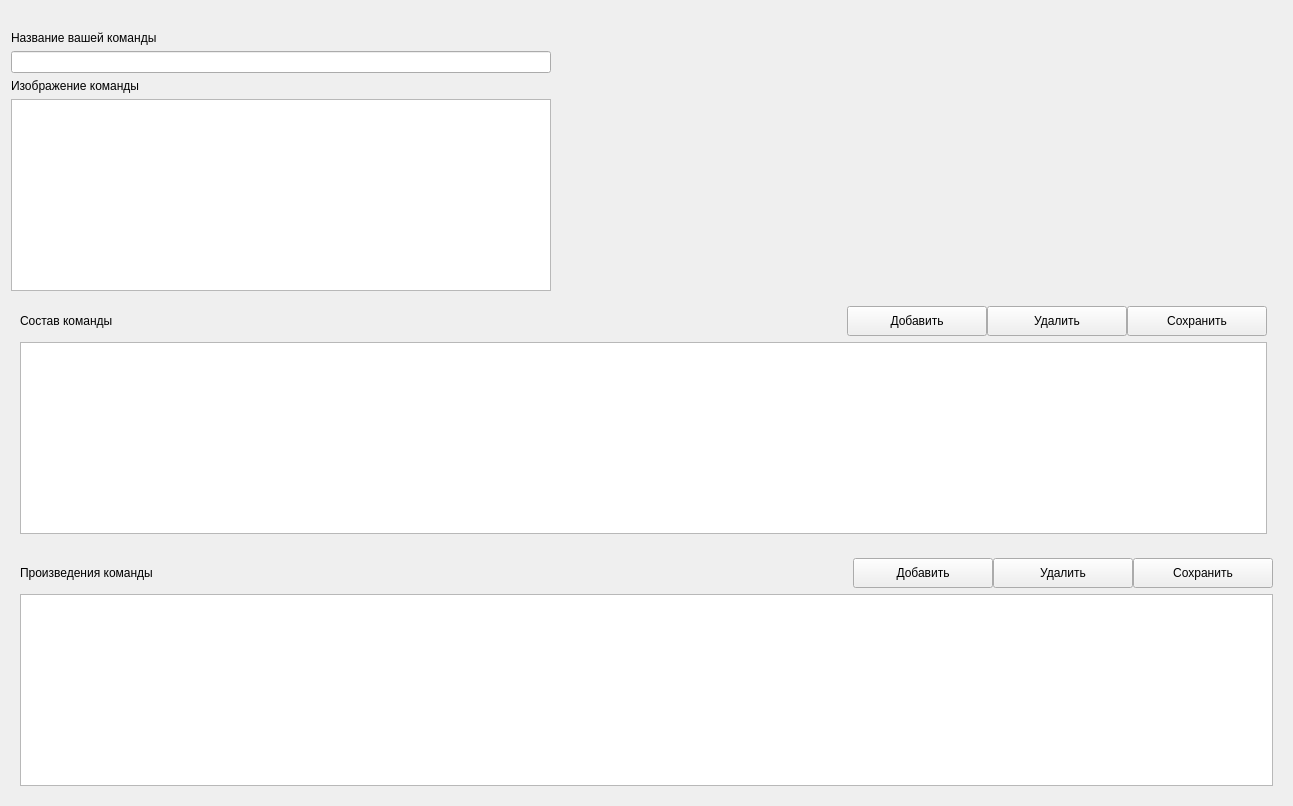
          <widget class="QWidget" name="pageAccount">
           <layout class="QGridLayout" name="gridLayout_52">
            <item row="9" column="0" colspan="2">
             <widget class="QWidget" name="widget_34" native="true">
              <layout class="QGridLayout" name="gridLayout_51">
               <item row="0" column="0">
                <widget class="QWidget" name="widget_35" native="true">
                 <layout class="QHBoxLayout" name="horizontalLayout_26">
                  <property name="spacing">
                   <number>0</number>
                  </property>
                  <property name="leftMargin">
                   <number>0</number>
                  </property>
                  <property name="topMargin">
                   <number>0</number>
                  </property>
                  <property name="rightMargin">
                   <number>0</number>
                  </property>
                  <property name="bottomMargin">
                   <number>0</number>
                  </property>
                  <item>
                   <widget class="QLabel" name="label_93">
                    <property name="text">
                     <string>Произведения команды</string>
                    </property>
                   </widget>
                  </item>
                  <item>
                   <spacer name="horizontalSpacer_52">
                    <property name="orientation">
                     <enum>Qt::Horizontal</enum>
                    </property>
                    <property name="sizeHint" stdset="0">
                     <size>
                      <width>700</width>
                      <height>20</height>
                     </size>
                    </property>
                   </spacer>
                  </item>
                  <item>
                   <widget class="QPushButton" name="addTitleTeamBtn">
                    <property name="minimumSize">
                     <size>
                      <width>140</width>
                      <height>30</height>
                     </size>
                    </property>
                    <property name="maximumSize">
                     <size>
                      <width>140</width>
                      <height>30</height>
                     </size>
                    </property>
                    <property name="text">
                     <string>Добавить</string>
                    </property>
                    <property name="icon">
                     <iconset resource="resource.qrc">
                      <normaloff>:/icon/icon/free-icon-add-7222864.png</normaloff>:/icon/icon/free-icon-add-7222864.png</iconset>
                    </property>
                    <property name="iconSize">
                     <size>
                      <width>20</width>
                      <height>20</height>
                     </size>
                    </property>
                   </widget>
                  </item>
                  <item>
                   <widget class="QPushButton" name="deleteTitleTeamBtn">
                    <property name="minimumSize">
                     <size>
                      <width>140</width>
                      <height>30</height>
                     </size>
                    </property>
                    <property name="maximumSize">
                     <size>
                      <width>140</width>
                      <height>30</height>
                     </size>
                    </property>
                    <property name="text">
                     <string>Удалить</string>
                    </property>
                    <property name="icon">
                     <iconset resource="resource.qrc">
                      <normaloff>:/icon/icon/free-icon-minus-button-4315581 копия.png</normaloff>:/icon/icon/free-icon-minus-button-4315581 копия.png</iconset>
                    </property>
                    <property name="iconSize">
                     <size>
                      <width>20</width>
                      <height>20</height>
                     </size>
                    </property>
                   </widget>
                  </item>
                  <item>
                   <widget class="QPushButton" name="saveTitleTeamBtn">
                    <property name="minimumSize">
                     <size>
                      <width>140</width>
                      <height>30</height>
                     </size>
                    </property>
                    <property name="maximumSize">
                     <size>
                      <width>140</width>
                      <height>30</height>
                     </size>
                    </property>
                    <property name="text">
                     <string>Сохранить</string>
                    </property>
                    <property name="icon">
                     <iconset resource="resource.qrc">
                      <normaloff>:/icon/icon/free-icon-check-mark-8370918.png</normaloff>:/icon/icon/free-icon-check-mark-8370918.png</iconset>
                    </property>
                    <property name="iconSize">
                     <size>
                      <width>20</width>
                      <height>20</height>
                     </size>
                    </property>
                   </widget>
                  </item>
                 </layout>
                </widget>
               </item>
               <item row="1" column="0">
                <widget class="QTableView" name="tableTitleAcc"/>
               </item>
              </layout>
             </widget>
            </item>
            <item row="2" column="0" colspan="2">
             <widget class="QLineEdit" name="nameCrewAcc">
              <property name="minimumSize">
               <size>
                <width>540</width>
                <height>0</height>
               </size>
              </property>
              <property name="maximumSize">
               <size>
                <width>540</width>
                <height>16777215</height>
               </size>
              </property>
             </widget>
            </item>
            <item row="1" column="0">
             <widget class="QLabel" name="label_91">
              <property name="text">
               <string>Название вашей команды</string>
              </property>
             </widget>
            </item>
            <item row="4" column="0" colspan="2">
             <widget class="QTextEdit" name="imageCrewAcc">
              <property name="minimumSize">
               <size>
                <width>540</width>
                <height>0</height>
               </size>
              </property>
              <property name="maximumSize">
               <size>
                <width>540</width>
                <height>16777215</height>
               </size>
              </property>
             </widget>
            </item>
            <item row="3" column="0">
             <widget class="QLabel" name="label_92">
              <property name="text">
               <string>Изображение команды</string>
              </property>
             </widget>
            </item>
            <item row="0" column="0" colspan="2">
             <widget class="QLabel" name="userNameAcc">
              <property name="text">
               <string/>
              </property>
             </widget>
            </item>
            <item row="6" column="0">
             <widget class="QWidget" name="widget_32" native="true">
              <layout class="QGridLayout" name="gridLayout_7">
               <item row="1" column="0">
                <widget class="QWidget" name="widget_33" native="true">
                 <layout class="QHBoxLayout" name="horizontalLayout_25">
                  <property name="spacing">
                   <number>0</number>
                  </property>
                  <property name="leftMargin">
                   <number>0</number>
                  </property>
                  <property name="topMargin">
                   <number>0</number>
                  </property>
                  <property name="rightMargin">
                   <number>0</number>
                  </property>
                  <property name="bottomMargin">
                   <number>0</number>
                  </property>
                  <item>
                   <widget class="QLabel" name="label_8">
                    <property name="text">
                     <string>Состав команды</string>
                    </property>
                   </widget>
                  </item>
                  <item>
                   <spacer name="horizontalSpacer_51">
                    <property name="orientation">
                     <enum>Qt::Horizontal</enum>
                    </property>
                    <property name="sizeHint" stdset="0">
                     <size>
                      <width>691</width>
                      <height>20</height>
                     </size>
                    </property>
                   </spacer>
                  </item>
                  <item>
                   <widget class="QPushButton" name="addTeamBtn">
                    <property name="minimumSize">
                     <size>
                      <width>140</width>
                      <height>30</height>
                     </size>
                    </property>
                    <property name="maximumSize">
                     <size>
                      <width>140</width>
                      <height>30</height>
                     </size>
                    </property>
                    <property name="text">
                     <string>Добавить</string>
                    </property>
                    <property name="icon">
                     <iconset resource="resource.qrc">
                      <normaloff>:/icon/icon/free-icon-add-7222864.png</normaloff>:/icon/icon/free-icon-add-7222864.png</iconset>
                    </property>
                    <property name="iconSize">
                     <size>
                      <width>20</width>
                      <height>20</height>
                     </size>
                    </property>
                   </widget>
                  </item>
                  <item>
                   <widget class="QPushButton" name="deleteTeamBtn">
                    <property name="minimumSize">
                     <size>
                      <width>140</width>
                      <height>30</height>
                     </size>
                    </property>
                    <property name="maximumSize">
                     <size>
                      <width>140</width>
                      <height>30</height>
                     </size>
                    </property>
                    <property name="text">
                     <string>Удалить</string>
                    </property>
                    <property name="icon">
                     <iconset resource="resource.qrc">
                      <normaloff>:/icon/icon/free-icon-minus-button-4315581 копия.png</normaloff>:/icon/icon/free-icon-minus-button-4315581 копия.png</iconset>
                    </property>
                    <property name="iconSize">
                     <size>
                      <width>20</width>
                      <height>20</height>
                     </size>
                    </property>
                   </widget>
                  </item>
                  <item>
                   <widget class="QPushButton" name="saveTeamBtn">
                    <property name="minimumSize">
                     <size>
                      <width>140</width>
                      <height>30</height>
                     </size>
                    </property>
                    <property name="maximumSize">
                     <size>
                      <width>140</width>
                      <height>30</height>
                     </size>
                    </property>
                    <property name="text">
                     <string>Сохранить</string>
                    </property>
                    <property name="icon">
                     <iconset resource="resource.qrc">
                      <normaloff>:/icon/icon/free-icon-check-mark-8370918.png</normaloff>:/icon/icon/free-icon-check-mark-8370918.png</iconset>
                    </property>
                    <property name="iconSize">
                     <size>
                      <width>20</width>
                      <height>20</height>
                     </size>
                    </property>
                   </widget>
                  </item>
                 </layout>
                </widget>
               </item>
               <item row="2" column="0">
                <widget class="QTableView" name="tableTeamAcc"/>
               </item>
              </layout>
             </widget>
            </item>
           </layout>
          </widget>
